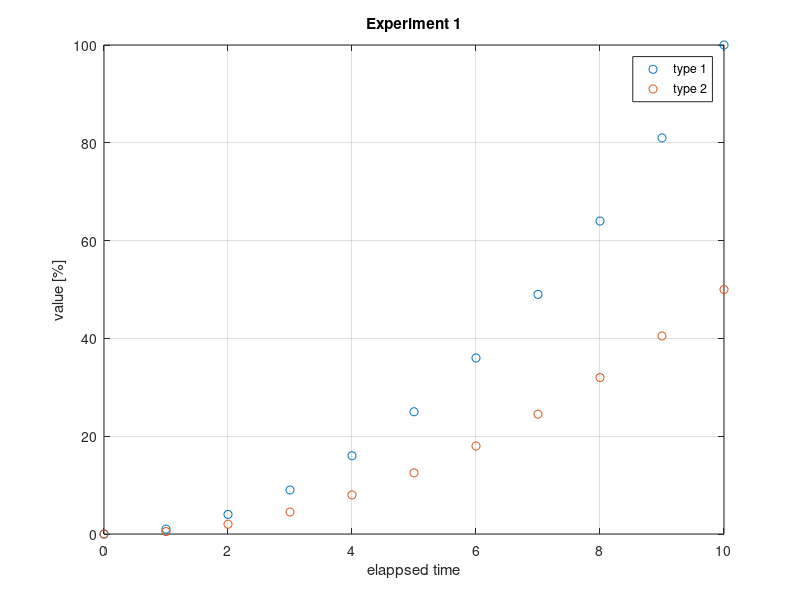

Source code (MATLAB):
%% prepare x and y
% create vector ranging from 0 to 10 inclusive
x = [0, 1, 2, 3, 4, 5, 6, 7, 8, 9, 10]; 
% calculate their squares
y = x .^ 2;

% check variables
x
y

%% basic plot
plot(x, y)

%% basic plot with grid
plot(x, y)
grid on

%% scatter
plot(x, y, "o")
grid on

%% connect circles with solid lines
plot(x, y, "o-")
grid on

%% connect circles with dash lines
plot(x, y, "o--")
grid on

%% connect circles with dash lines
plot(x, y, "x--")
grid on

%% draw multiple lines
plot(x, y, "x--")
hold on
plot(x, y / 2, "o-")
hold off
grid on

%% scatter with two types of data

plot(x, y, "o")
hold on
plot(x, y / 2, "o")
hold off
grid on

%% add legend

plot(x, y, "o")
hold on
plot(x, y / 2, "o")
hold off
grid on

legend("type 1", "type 2")

%% xlabel, ylabel and title

plot(x, y, "o")
hold on
plot(x, y / 2, "o")
hold off
grid on

legend("type 1", "type 2")

xlabel("elappsed time")
ylabel("value [%]")
title("Experiment 1")